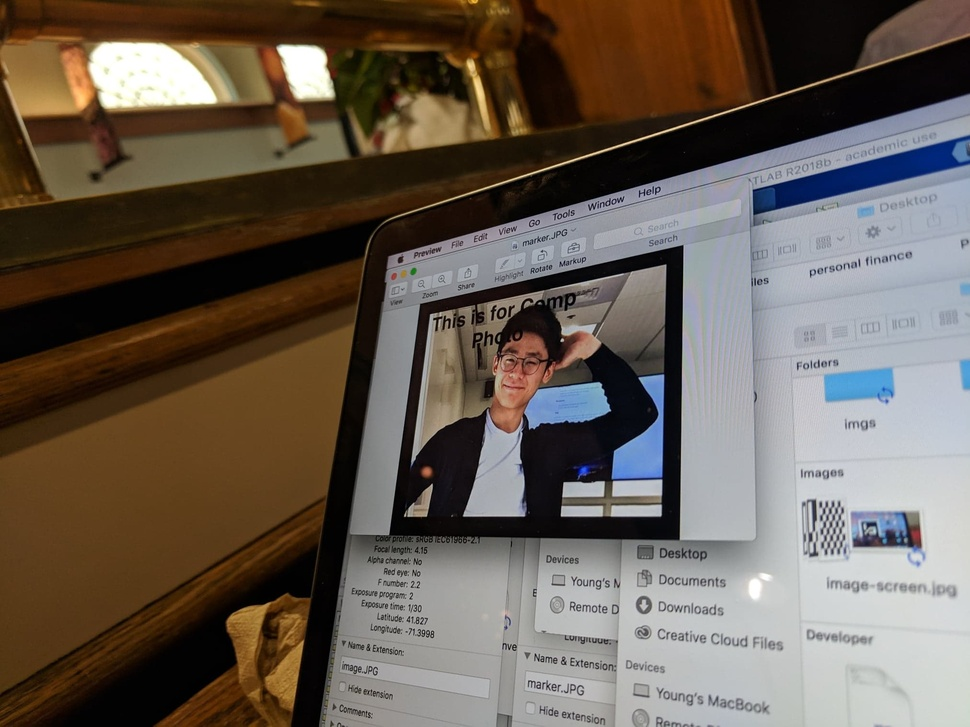
%> input picture photo8.jpg, 970 x 727 px, shrunk from 2024 x 1518 before the run
$ octave --eval "generate_homography;"   (GNU Octave 9; MATLAB toolbox functions it lacks are replaced by stand-ins)
%> lines starting %> are read from the running program, lines starting %| are printed output that depends on the picture
function generate_homography
    im1 = imread('photo8.JPG') ;
%> im1 is the input picture: size 727x970x3 uint8; mean R, G, B 104.4, 94, 84.1
    im2 = imread('marker.jpg') ;
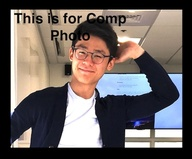
%> input picture marker.JPG, 192 x 159 px, shrunk from 400 x 331 before the run
%> im2 is the input picture: size 159x192x3 uint8; mean R, G, B 106.3, 97.7, 95

    % make single
    im1 = im2single(im1) ;
%> im1: size 727x970x3 single
    im2 = im2single(im2) ;
%> im2: size 159x192x3 single

    % make grayscale
    if size(im1,3) > 1, im1g = rgb2gray(im1) ; else im1g = im1 ; end
%> after `im1g = rgb2gray(im1)`:
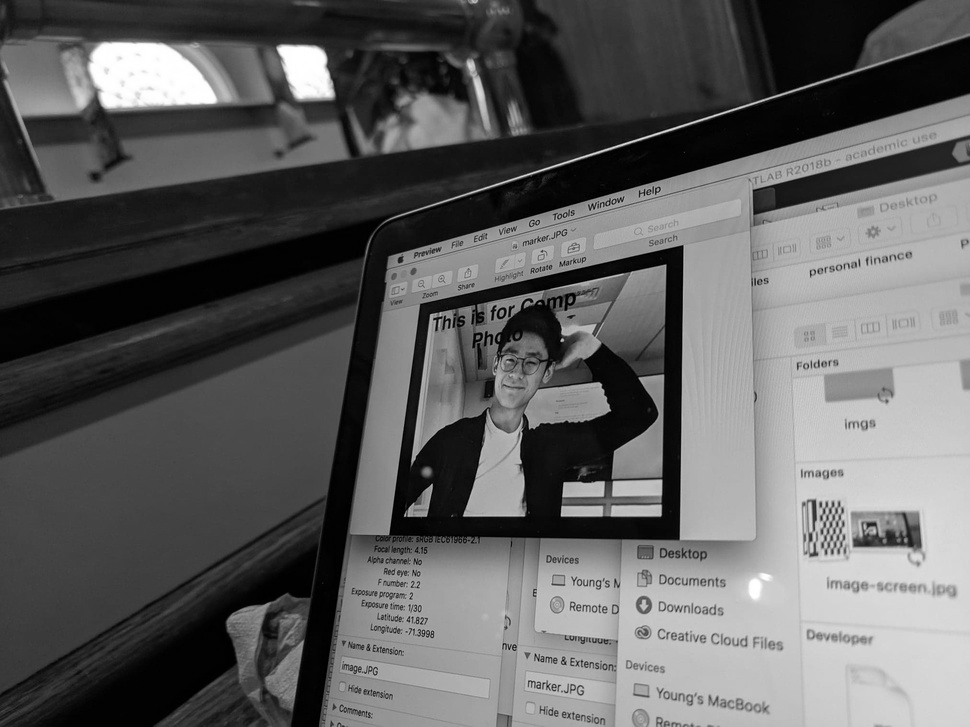
%> im1g: size 727x970 single; min 0, max 1, mean 0.376
    if size(im2,3) > 1, im2g = rgb2gray(im2) ; else im2g = im2 ; end
%> after `im2g = rgb2gray(im2)`:
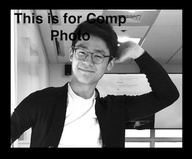
%> im2g: size 159x192 single; min 0, max 1, mean 0.392

    % --------------------------------------------------------------------
    %                                                         SIFT matches
    % --------------------------------------------------------------------

%> (the run ends here)
